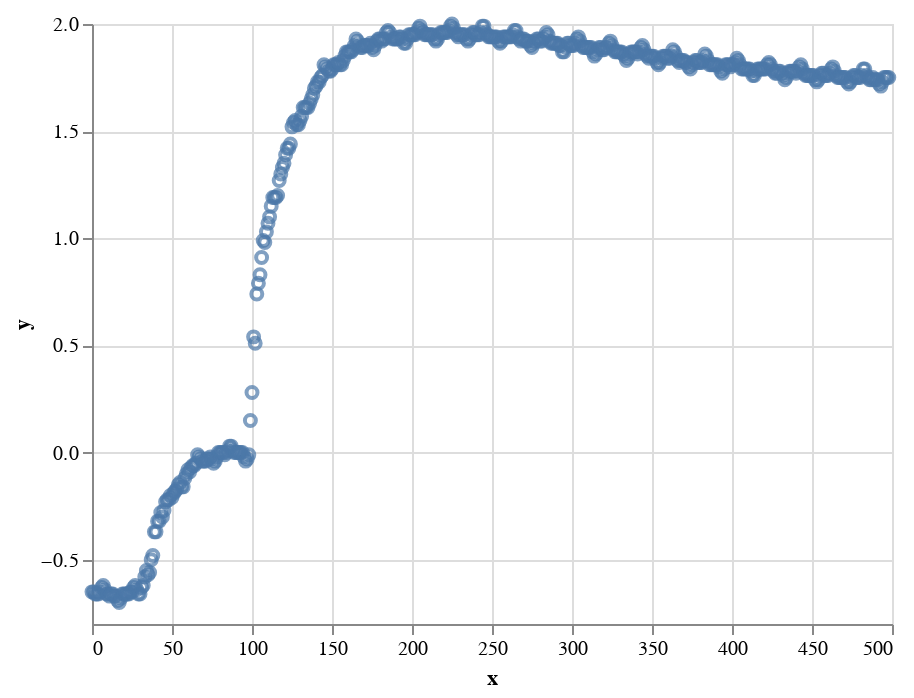

Write notebook code for a chart like this one.
### Code cell
import altair as alt

data = pd.DataFrame({'x': data_time,
                     'y': data_druck})

alt.Chart(data).mark_point().encode(
    x='x:Q',
    y='y:Q'
)

### Figure 1 — Vega-Lite specification as saved in the notebook (floating-point values rounded to 4 significant figures; data arrays with more than 128 entries replaced by an {"elided": "..."} marker saying what was removed)
{"config": {"view": {"continuousWidth": 400, "continuousHeight": 300}}, "data": {"name": "data-090b69be589c1b235fc1881419c209c6"}, "mark": "point", "encoding": {"x": {"type": "quantitative", "field": "x"}, "y": {"type": "quantitative", "field": "y"}}, "$schema": "https://vega.github.io/schema/vega-lite/v4.0.2.json", "datasets": {"data-090b69be589c1b235fc1881419c209c6": {"elided": "499 records"}}}
